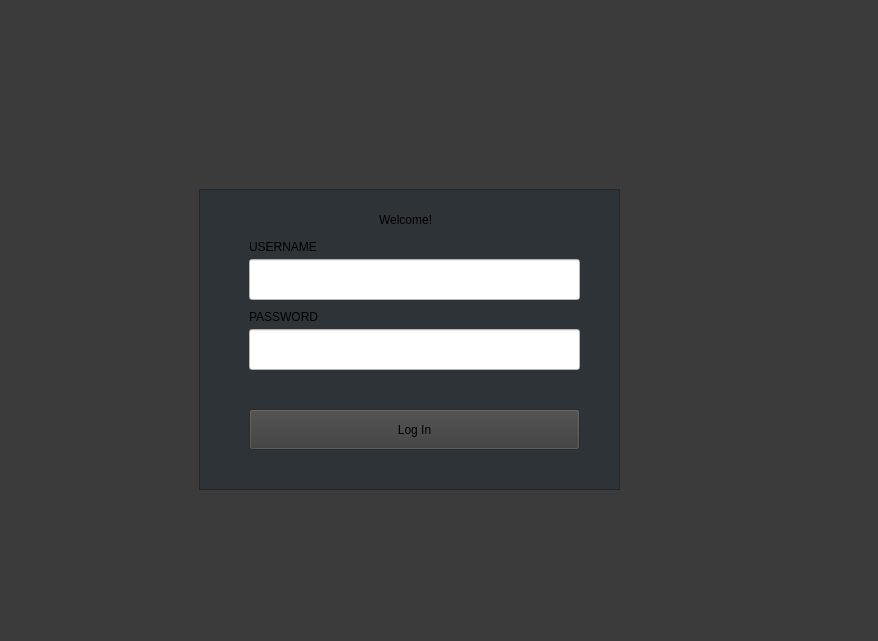
<?xml version="1.0" encoding="UTF-8"?>
<ui version="4.0">
 <class>MainWindow</class>
 <widget class="QMainWindow" name="MainWindow">
  <property name="geometry">
   <rect>
    <x>0</x>
    <y>0</y>
    <width>878</width>
    <height>641</height>
   </rect>
  </property>
  <property name="windowTitle">
   <string>MainWindow</string>
  </property>
  <property name="autoFillBackground">
   <bool>false</bool>
  </property>
  <property name="styleSheet">
   <string notr="true">background-color: rgb(59, 59, 59)</string>
  </property>
  <widget class="QWidget" name="centralwidget">
   <widget class="QStackedWidget" name="stackedWidget">
    <property name="geometry">
     <rect>
      <x>-1</x>
      <y>-1</y>
      <width>881</width>
      <height>701</height>
     </rect>
    </property>
    <widget class="QWidget" name="loginPage">
     <widget class="QFrame" name="loginframe">
      <property name="geometry">
       <rect>
        <x>200</x>
        <y>190</y>
        <width>421</width>
        <height>301</height>
       </rect>
      </property>
      <property name="styleSheet">
       <string notr="true">
QFrame#loginframe {
    background-color: #2e3338;
    padding: 20px;
}
</string>
      </property>
      <property name="frameShape">
       <enum>QFrame::Shape::StyledPanel</enum>
      </property>
      <property name="frameShadow">
       <enum>QFrame::Shadow::Raised</enum>
      </property>
      <widget class="QLabel" name="welcome_text">
       <property name="geometry">
        <rect>
         <x>180</x>
         <y>10</y>
         <width>91</width>
         <height>41</height>
        </rect>
       </property>
       <property name="styleSheet">
        <string notr="true">background-color: rgb(46, 51, 56)</string>
       </property>
       <property name="text">
        <string>Welcome!</string>
       </property>
      </widget>
      <widget class="QLineEdit" name="userinput">
       <property name="geometry">
        <rect>
         <x>50</x>
         <y>70</y>
         <width>331</width>
         <height>41</height>
        </rect>
       </property>
       <property name="styleSheet">
        <string notr="true">background-color: rgb(255, 255, 255)</string>
       </property>
      </widget>
      <widget class="QLineEdit" name="passinput">
       <property name="geometry">
        <rect>
         <x>50</x>
         <y>140</y>
         <width>331</width>
         <height>41</height>
        </rect>
       </property>
       <property name="styleSheet">
        <string notr="true">background-color: rgb(255, 255, 255)</string>
       </property>
       <property name="echoMode">
        <enum>QLineEdit::EchoMode::Password</enum>
       </property>
      </widget>
      <widget class="QPushButton" name="btnLogin">
       <property name="geometry">
        <rect>
         <x>50</x>
         <y>220</y>
         <width>331</width>
         <height>41</height>
        </rect>
       </property>
       <property name="text">
        <string>Log In</string>
       </property>
      </widget>
      <widget class="QLabel" name="username_text">
       <property name="geometry">
        <rect>
         <x>50</x>
         <y>50</y>
         <width>91</width>
         <height>16</height>
        </rect>
       </property>
       <property name="styleSheet">
        <string notr="true">background-color: rgb(46, 51, 56)</string>
       </property>
       <property name="text">
        <string>USERNAME</string>
       </property>
      </widget>
      <widget class="QLabel" name="password_text">
       <property name="geometry">
        <rect>
         <x>50</x>
         <y>120</y>
         <width>91</width>
         <height>16</height>
        </rect>
       </property>
       <property name="styleSheet">
        <string notr="true">background-color: rgb(46, 51, 56)</string>
       </property>
       <property name="text">
        <string>PASSWORD</string>
       </property>
      </widget>
     </widget>
    </widget>
    <widget class="QWidget" name="users_menu">
     <widget class="QGraphicsView" name="usMap">
      <property name="geometry">
       <rect>
        <x>20</x>
        <y>70</y>
        <width>711</width>
        <height>471</height>
       </rect>
      </property>
     </widget>
     <widget class="QTextBrowser" name="textBrowser">
      <property name="geometry">
       <rect>
        <x>10</x>
        <y>550</y>
        <width>721</width>
        <height>71</height>
       </rect>
      </property>
     </widget>
     <widget class="QLabel" name="welcomeUsers">
      <property name="geometry">
       <rect>
        <x>30</x>
        <y>40</y>
        <width>161</width>
        <height>21</height>
       </rect>
      </property>
      <property name="text">
       <string>Baseball Vacation Planner</string>
      </property>
     </widget>
     <widget class="QPushButton" name="logoutBtn1">
      <property name="geometry">
       <rect>
        <x>640</x>
        <y>40</y>
        <width>80</width>
        <height>24</height>
       </rect>
      </property>
      <property name="text">
       <string>Logout</string>
      </property>
     </widget>
     <widget class="QPushButton" name="pqBtn">
      <property name="geometry">
       <rect>
        <x>740</x>
        <y>480</y>
        <width>121</width>
        <height>31</height>
       </rect>
      </property>
      <property name="text">
       <string>Find best path</string>
      </property>
     </widget>
     <widget class="QListWidget" name="listWidget">
      <property name="geometry">
       <rect>
        <x>740</x>
        <y>320</y>
        <width>131</width>
        <height>151</height>
       </rect>
      </property>
     </widget>
     <widget class="QLabel" name="welcomeUsers_2">
      <property name="geometry">
       <rect>
        <x>750</x>
        <y>290</y>
        <width>41</width>
        <height>21</height>
       </rect>
      </property>
      <property name="text">
       <string>Plan</string>
      </property>
     </widget>
     <widget class="QPushButton" name="clrBtn">
      <property name="geometry">
       <rect>
        <x>740</x>
        <y>570</y>
        <width>121</width>
        <height>31</height>
       </rect>
      </property>
      <property name="text">
       <string>Clear selected</string>
      </property>
     </widget>
     <widget class="QPushButton" name="viewStadiums">
      <property name="geometry">
       <rect>
        <x>530</x>
        <y>40</y>
        <width>101</width>
        <height>24</height>
       </rect>
      </property>
      <property name="text">
       <string>View Stadiums</string>
      </property>
     </widget>
     <widget class="QPushButton" name="natBtn">
      <property name="geometry">
       <rect>
        <x>740</x>
        <y>510</y>
        <width>121</width>
        <height>31</height>
       </rect>
      </property>
      <property name="text">
       <string>Select National</string>
      </property>
     </widget>
     <widget class="QPushButton" name="amBtn">
      <property name="geometry">
       <rect>
        <x>740</x>
        <y>540</y>
        <width>121</width>
        <height>31</height>
       </rect>
      </property>
      <property name="text">
       <string>Select American</string>
      </property>
     </widget>
     <widget class="QPushButton" name="viewData">
      <property name="geometry">
       <rect>
        <x>740</x>
        <y>600</y>
        <width>121</width>
        <height>31</height>
       </rect>
      </property>
      <property name="text">
       <string>View data</string>
      </property>
     </widget>
     <widget class="QListWidget" name="merchList">
      <property name="geometry">
       <rect>
        <x>740</x>
        <y>70</y>
        <width>131</width>
        <height>151</height>
       </rect>
      </property>
     </widget>
     <widget class="QLabel" name="welcomeUsers_3">
      <property name="geometry">
       <rect>
        <x>750</x>
        <y>40</y>
        <width>41</width>
        <height>21</height>
       </rect>
      </property>
      <property name="text">
       <string>Merch</string>
      </property>
     </widget>
     <widget class="QPushButton" name="addMerch">
      <property name="geometry">
       <rect>
        <x>740</x>
        <y>250</y>
        <width>61</width>
        <height>31</height>
       </rect>
      </property>
      <property name="text">
       <string>Add</string>
      </property>
     </widget>
     <widget class="QTextBrowser" name="priceTotal">
      <property name="geometry">
       <rect>
        <x>740</x>
        <y>230</y>
        <width>131</width>
        <height>21</height>
       </rect>
      </property>
     </widget>
     <widget class="QPushButton" name="delMerch">
      <property name="geometry">
       <rect>
        <x>810</x>
        <y>250</y>
        <width>61</width>
        <height>31</height>
       </rect>
      </property>
      <property name="text">
       <string>Delete</string>
      </property>
     </widget>
    </widget>
    <widget class="QWidget" name="admin_menu">
     <widget class="QPushButton" name="usersMenuBtn">
      <property name="geometry">
       <rect>
        <x>140</x>
        <y>90</y>
        <width>111</width>
        <height>31</height>
       </rect>
      </property>
      <property name="text">
       <string>Plan a trip!</string>
      </property>
     </widget>
     <widget class="QPushButton" name="editBtn">
      <property name="geometry">
       <rect>
        <x>260</x>
        <y>90</y>
        <width>111</width>
        <height>31</height>
       </rect>
      </property>
      <property name="text">
       <string>Edit Info</string>
      </property>
     </widget>
     <widget class="QLabel" name="welcomeAdmin">
      <property name="geometry">
       <rect>
        <x>140</x>
        <y>60</y>
        <width>101</width>
        <height>21</height>
       </rect>
      </property>
      <property name="text">
       <string>Welcome admin!</string>
      </property>
     </widget>
     <widget class="QPushButton" name="logoutBtn2">
      <property name="geometry">
       <rect>
        <x>140</x>
        <y>130</y>
        <width>111</width>
        <height>31</height>
       </rect>
      </property>
      <property name="text">
       <string>Logout</string>
      </property>
     </widget>
    </widget>
    <widget class="QWidget" name="editInfo_menu">
     <widget class="QPushButton" name="goBackBtn">
      <property name="geometry">
       <rect>
        <x>60</x>
        <y>40</y>
        <width>80</width>
        <height>24</height>
       </rect>
      </property>
      <property name="text">
       <string>Back</string>
      </property>
     </widget>
     <widget class="QPushButton" name="logoutBtn3">
      <property name="geometry">
       <rect>
        <x>150</x>
        <y>40</y>
        <width>80</width>
        <height>24</height>
       </rect>
      </property>
      <property name="text">
       <string>Logout</string>
      </property>
     </widget>
    </widget>
   </widget>
  </widget>
 </widget>
 <resources/>
 <connections/>
</ui>
